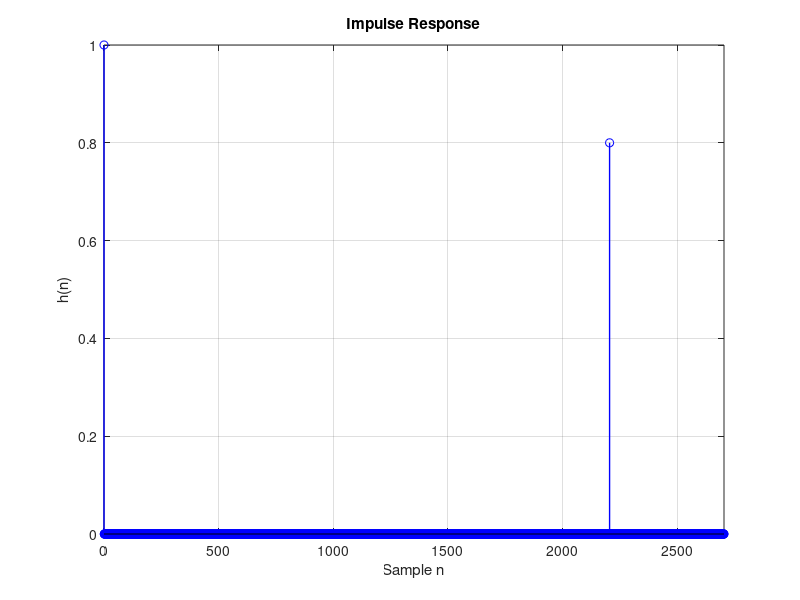
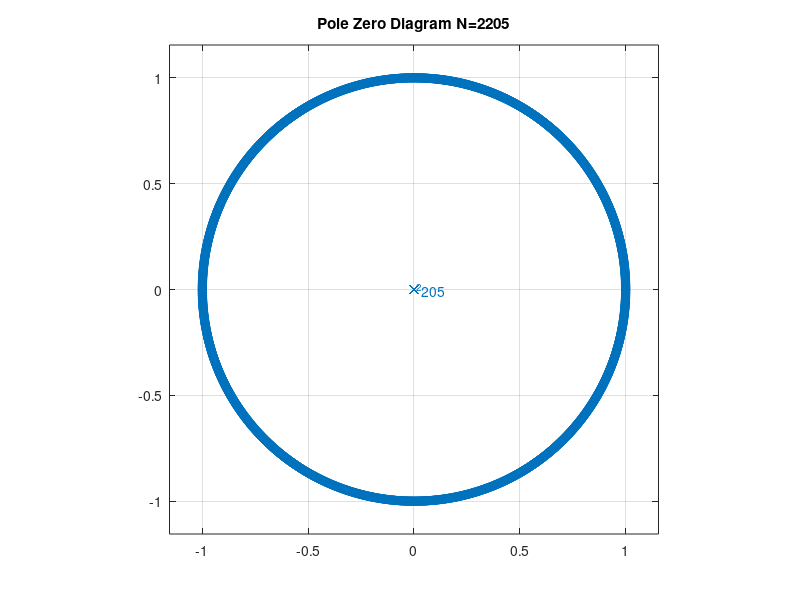

These charts were generated, in order, by the following MATLAB code:
clear all; close all;

% Parameters
b0 = 1.0;
G = 0.8;
RATE = 44100;
N = round(RATE * 0.05);  % N = 2205 samples

%% Impulse Response
figure;
n_samples = N + 500;
h = zeros(1, n_samples);
h(1) = b0;
h(N+1) = G;
n = 0:n_samples-1;

stem(n, h, 'b', 'LineWidth', 1);
grid on;
xlabel('Sample n');
ylabel('h(n)');
title('Impulse Response');
xlim([0 n_samples-1]);

%% Pole-Zero Diagram
figure;
magnitude = abs(-G)^(1/N);
angles = (angle(-G) + 2*pi*(0:N-1)) / N;
zeros_z = magnitude * exp(1j * angles);
zeros_z = zeros_z(:);
poles_z = zeros(N, 1);

zplane(zeros_z, poles_z);
title(sprintf('Pole Zero Diagram N=%d', N));
grid on;